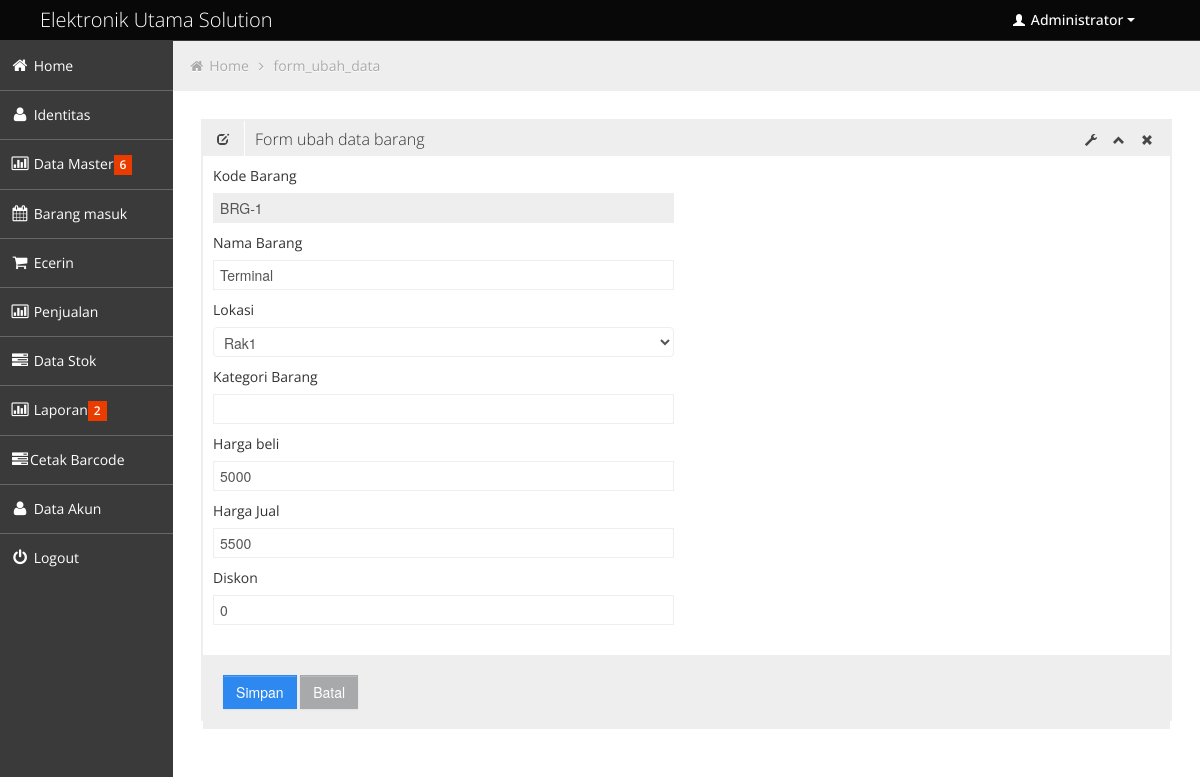
The page /index.php?halaman=form_ubah_data&kode=barang_update&id=1 (signed in) on the database its author committed.
### tables this page shows
CREATE TABLE `identitas` (
  `id_identitas` int(3) NOT NULL AUTO_INCREMENT,
  `nama_identitas` varchar(100) NOT NULL,
  `alamat` varchar(30) NOT NULL,
  `telp` varchar(12) NOT NULL,
  `keterangan` varchar(30) NOT NULL,
  PRIMARY KEY (`id_identitas`)
);

CREATE TABLE `barang` (
  `inc` int(9) NOT NULL AUTO_INCREMENT,
  `lokasi_id` int(11) NOT NULL,
  `barang_id` varchar(14) NOT NULL,
  `barang_nama` varchar(90) NOT NULL,
  `unit_id` tinyint(3) NOT NULL DEFAULT '0',
  `kategori_id` tinyint(3) DEFAULT NULL,
  `harga_beli` int(10) NOT NULL,
  `harga_jual` int(10) NOT NULL,
  `diskon` int(11) NOT NULL,
  `gambar` text,
  PRIMARY KEY (`inc`),
  KEY `barang_id` (`barang_id`)
);

CREATE TABLE `lokasi` (
  `lokasi_id` int(11) NOT NULL AUTO_INCREMENT,
  `lokasi` varchar(35) NOT NULL,
  PRIMARY KEY (`lokasi_id`)
);

### form_ubah_data.php (the view, shortened to what this page needs)
<link href="validasi/style_login.css" rel="stylesheet" type="text/css" />
<?php
	echo "
	<form id=login name=login method=post action=proses.php>
	<input type=hidden name=proses id=proses value=$_GET[kode] />";
	if($_GET['kode']=="barang_update"){
		$pesan="SELECT * FROM barang a JOIN lokasi b ON a.lokasi_id=b.lokasi_id WHERE inc='$_GET[id]'";
		$query=mysql_query($pesan);
		$data=mysql_fetch_array($query);
		$sql = mysql_query("SELECT * FROM lokasi WHERE lokasi_id <> '$data[lokasi_id]'");
	echo "<div class='row-fluid sortable'>
				<div class='box span12'>
					<div class='box-header' data-original-title>
						<h2><i class='halflings-icon edit'></i><span class='break'></span>Form ubah data barang</h2>
						<div class='box-icon'>
							<a href='#' class='btn-setting'><i class='halflings-icon wrench'></i></a>
							<a href='#' class='btn-minimize'><i class='halflings-icon chevron-up'></i></a>
							<a href='#' class='btn-close'><i class='halflings-icon remove'></i></a>
						</div>
					</div>
					<div class='box-content'>
						<form class='form-horizontal'>
						  <fieldset>
						  <input type=hidden name=inc id=inc value=$data[inc] />
							<div class='control-group'>
							<label class='control-label' for='typeahead'>Kode Barang </label>
							<div class='controls'>
							<input type='text' name=Barang_Kode class='span6 typeahead field required' readonly='true' id='typeahead' title='field ini harus di isi' value='".$data[barang_id]."'/>
							</div>
							<div class='control-group'>
							<label class='control-label' for='typeahead'>Nama Barang </label>
							<div class='controls'>
							<input type='text' name=nmBarang class='span6 typeahead field required' id='typeahead' title='field ini harus di isi' value='".$data[barang_nama]."'/>
							</div>
							<div class='control-group'>
							<label class='control-label' for='typeahead'>Lokasi </label>
							<div class='controls'>
							<select name='lokasi' class='span6 typeahead field required'>
								<option value='".$data[lokasi_id]."'>".$data[lokasi]."</option>
								"; while($tampil = mysql_fetch_array($sql)):  echo "
								<option value='".$tampil[lokasi_id]."'>".$tampil[lokasi]."</option>
								 "; endwhile;
							echo "
							</select>
							</div>
							<div class='control-group'>
							<label class='control-label' for='typeahead'>Kategori Barang </label>
							<div class='controls'>
							<input type='text' name=kategori class='span6 typeahead field required' id='typeahead' title='field ini harus di isi' value='".$data[barang_kategori]."'/>
							</div>
							<div class='control-group'>
							<label class='control-label' for='typeahead'>Harga beli </label>
							<div class='controls'>
							<input type='text' onkeypress=\"return isNumberKey(event)\" name=harga_beli class='span6 typeahead field required' id='typeahead' title='field ini harus di isi' value='".$data[harga_beli]."'>
							</div>
							<div class='control-group'>
							<label class='control-label' for='typeahead'>Harga Jual </label>
							<div class='controls'>
							<input type='text' onkeypress=\"return isNumberKey(event)\" name=harga_jual class='span6 typeahead field required' id='typeahead' title='field ini harus di isi' value='".$data[harga_jual]."'>
							</div>
							<div class='control-group'>
							<label class='control-label' for='typeahead'>Diskon </label>
							<div class='controls'>
							<input type='text' onkeypress=\"return isNumberKey(event)\" name=diskon class='span6 typeahead field required' id='typeahead' title='field ini harus di isi' value='".$data[diskon]."'>
							</div>
							<div class='form-actions'>
							<input type=submit class='btn btn-primary' name=SimpanBar value=Simpan />
							<input type=reset name=BatalBar class='btn' value=Batal />
							</div>
						  </fieldset>
						</form>
					</div>
				</div>
			</div>";
	}
	echo "</form>";
?>

### header.php (shortened to what this page needs)
<div class="navbar">
	<div class="navbar-inner">
		<div class="container-fluid">
			<a class="brand" href="index.html"><span><?php echo"$idn[nama_identitas]";?></span></a>
			<div class="nav-no-collapse header-nav">
				<ul class="nav pull-right">
					<li class="dropdown">
						<a class="btn dropdown-toggle" data-toggle="dropdown" href="#">
							<i class="halflings-icon white user"></i> Administrator
							<span class="caret"></span>
						</a>
					</li>
				</ul>
			</div>
		</div>
	</div>
</div>

### css/style.css (style rules this page uses)
body { background: #F5F5F5; color: #333; border: none; font-family: 'Open Sans', sans-serif; font-weight: 400; }
a { color: #646464; }
h2 { font-size: 16px; line-height: 16px; }
.navbar { margin-bottom: 0px; }
.navbar-inner { margin-bottom: 0px; min-height: 40px; padding-right: 20px; padding-left: 20px; background: #080808; filter: none; text-shadow: 1px 1px 1px #0a0c0e; border: none; color: #fff; -webkit-border-radius: 0px; -moz-border-radius: 0px; border-radius: 0px; *zoom: 1; border-bottom: 1px solid #38383D; }
.navbar-inner a { color: #7b7b7b; text-shadow: 0 -1px 1px #0b090a; }
.navbar-inner a i { margin-top: 2px; }
a.brand span { color: #fff; text-shadow: none; }
.header-nav { padding: 0px; color: #fff !important; background: #000 !important; }
.header-nav .nav { margin: 0px; }
.header-nav .btn { display: inline-block; padding: 21px 20px; margin-top: 0px; margin-left: 0px; font-size: 14px; line-height: 20px; text-align: center; text-shadow: none; vertical-align: middle; cursor: pointer; background: transparent; border-left: none; border-right: none; border-top: 0px; border-bottom: 0px; -webkit-border-radius: 0px; -moz-border-radius: 0px; border-radius: 0px; -webkit-box-shadow: none !important; -moz-box-shadow: none !important; box-shadow: none !important; }
.header-nav a.btn { color: #fff !important; text-shadow: none !important; padding: 10px 25px !important; }
.header-nav .btn .caret { border-top-color: #fff !important; border-bottom-color: #fff !important; }
.box { border: 2px solid #eee; background: #fff !important; margin-bottom: 28px; }
.box-header { height: 16px; font-size: 16px; line-height: 16px; padding: 10px; background: #eee; -webkit-box-shadow: none; -moz-box-shadow: none; box-shadow: none; overflow: hidden; }
.box-header h2 { float:left; margin-top: 0px; font-weight: 300; }
.box-header h2 i { margin: 0px 3px 0px 4px; opacity: .8; filter: alpha(opacity=80); -ms-filter:"progid:DXImageTransform.Microsoft.Alpha(Opacity=80)"; }
.box-header .box-icon { float:right; margin-top: 1px; }
.box-header .box-icon i { -webkit-transition: all 0.1s ease-in-out; -moz-transition: all 0.1s ease-in-out; -o-transition: all 0.1s ease-in-out; -ms-transition: all 0.1s ease-in-out; transition: all 0.1s ease-in-out; opacity: .8; filter: alpha(opacity=80); -ms-filter:"progid:DXImageTransform.Microsoft.Alpha(Opacity=80)"; }
.box-header .box-icon a { margin: 0px 5px; }
.box-content { position: relative; z-index: 50; margin-top: -1px; padding: 10px; background: #fff !important; }
.form-actions { padding: 19px 20px 20px; margin: 20px -10px -30px -10px; background-color: #eee; border-top: 1px solid #eee; *zoom: 1; }
.form-actions:before, .form-actions:after { display: table; line-height: 0; content: ""; }
.form-actions:after { clear: both; }
.btn { display: inline-block; padding: 6px 12px; margin-bottom: 0; font-size: 14px; font-weight: 500; line-height: 20px; text-align: center; white-space: nowrap; vertical-align: middle; cursor: pointer; border: 1px solid #a7a9aa; -webkit-border-radius: 0px !important; border-radius: 0px !important; }
.btn i { margin-top: 2px; }
.btn { color: #ffffff; background-color: #a7a9aa; border-color: #a7a9aa; background-image: none; filter: none; text-shadow: none; }
.btn-primary { background-color: #2D89EF; border-color: #2D89EF; }

### css/halflings.css (style rules this page uses)
html, html .halflings { -webkit-font-smoothing: antialiased !important; }
.halflings-icon { display: inline-block; width: 14px; height: 14px; line-height: 14px; vertical-align: text-top; background-image: url(../img/glyphicons_halflings.svg); background-position: 0 0; background-repeat: no-repeat; vertical-align: top; *display: inline; *zoom: 1; *margin-right: .3em; }
.halflings-icon.white { background-image: url(../img/glyphicons_halflings-white.svg); }
.halflings-icon.user { background-position: -168px 0; }
.halflings-icon.remove { background-position: -312px 0; }
.halflings-icon.edit { background-position: -96px -72px; }
.halflings-icon.chevron-up { background-position: -288px -120px; }
.halflings-icon.wrench { background-position: -360px -144px; }

### rows shown on the page
identitas: nama_identitas "Elektronik Utama Solution"
barang: Barang_Kode "BRG-1", nmBarang "Terminal", lokasi "Rak1", harga_beli "5000", harga_jual "5500", diskon "0"

### other values the page prints
$hal "form_ubah_data"
